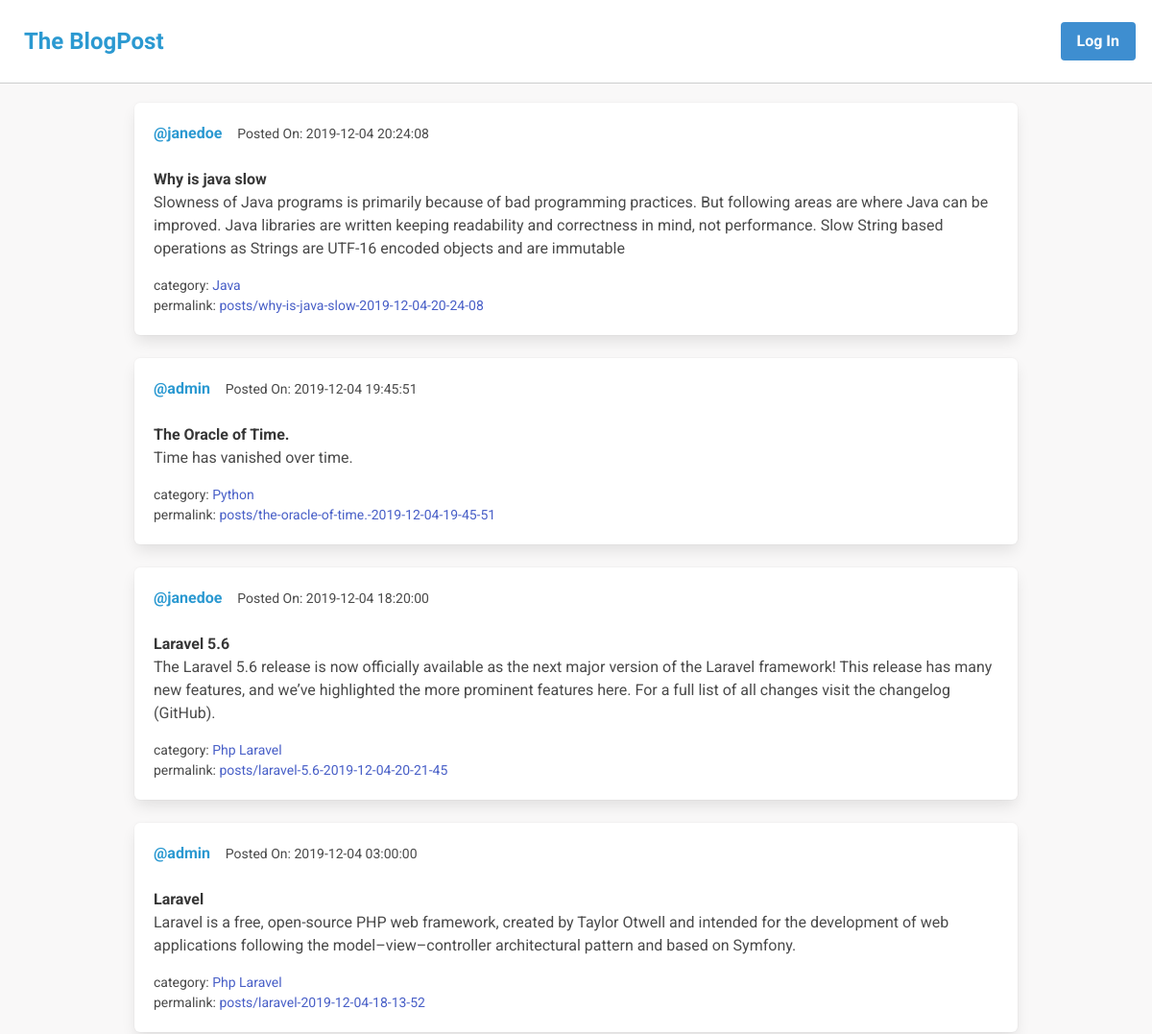
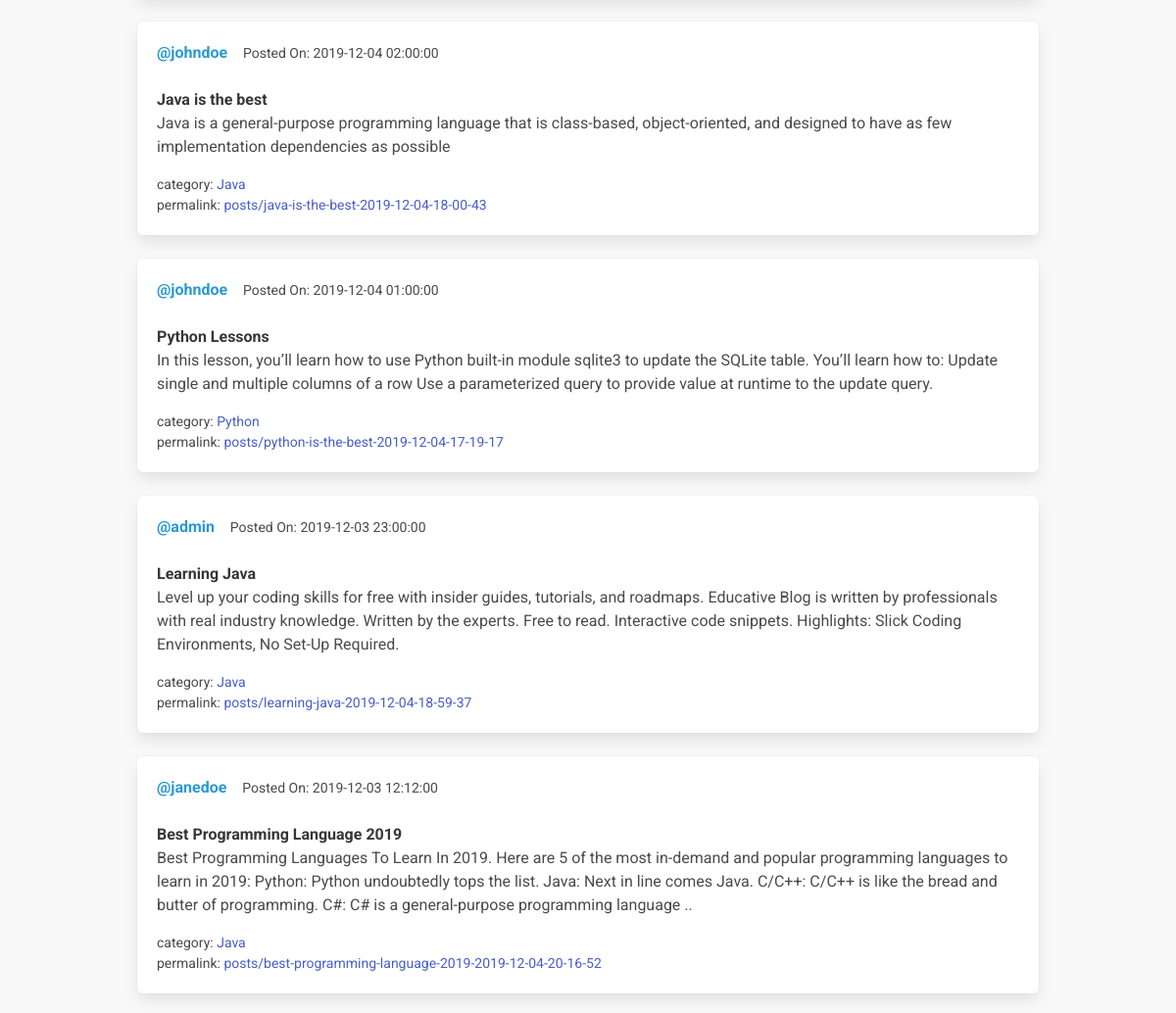
The page / on the database its author committed (2 pictures, top to bottom).
### tables this page shows
CREATE TABLE post(
id INTEGER PRIMARY KEY AUTOINCREMENT,
author TEXT,
title TEXT,
content TEXT,
publish_date TEXT,
permalink TEXT,
isPublished INTEGER DEFAULT 1,
category_id INTEGER
);

CREATE TABLE category(
id INTEGER PRIMARY KEY AUTOINCREMENT,
category_name TEXT
);

### models/User.py (models this page shows, shortened)
class User(UserMixin,db.Model):
    id = db.Column(db.Integer, primary_key=True)
    username = db.Column(db.String(64), index=True, unique=True)
    email = db.Column(db.String(120), index=True, unique=True)
    password_hash = db.Column(db.String(128))

### app.py (the view)
@app.route('/')
def index():
    posts=Post().view_all_post()
    return render_template("index.html",posts=posts)

### models/Post.py (called while the page is built)
    def view_all_post(self):
        query="""SELECT p.title, p.content, p.publish_date, p.permalink, u.username, c.category_name,c.id FROM post p
        inner join category c on c.id=p.category_id
        inner join user u on u.id = p.author
        WHERE isPublished=1 ORDER BY publish_date DESC"""
        result=self.fetch_all_rows(query)
        return result

### models/database.py (called while the page is built)
    def fetch_all_rows(self,query):
        conn=sqlite3.connect("./blog.db")
        cur=conn.cursor()
        cur.execute(query)
        all_rows=cur.fetchall()
        return all_rows

### templates/index.html (shortened to what this page needs)
{% extends "base.html" %}
{% block content %}
<div class="container">
    {%for post in posts%}
    <div class="box">
        <article class="media">
            <div class="media-content">
                <div class="content">
                    <p>
                    <strong style="color:#2B99D1;">@{{post[4]}}</strong> &nbsp; &nbsp;<small>Posted On: {{post[2]}}</small>
                    <br> <br>
                    <strong>{{post[0]}}</strong> <br>
                    {{post[1]}}
                    </p>
                    <p>
                        <small>category: <a href="/category/{{post[6]}}/posts">{{post[5]}}</a></small> <br>
                        <small>permalink: <a href="/posts/{{post[3]}}">posts/{{post[3]}}</a></small>
                    </p>
                </div>
            </div>
        </article>
    </div>
    {% endfor %}
</div>
{% endblock %}

### templates/base.html (shortened to what this page needs)
<html>
    <head>
        <link rel="stylesheet" href="https://cdnjs.cloudflare.com/ajax/libs/bulma/0.6.2/css/bulma.min.css" />
    </head>
    <body>
        <nav class="navbar" role="navigation" aria-label="main navigation">
            <div class="navbar-brand">
              <a href="/" class="logo">The BlogPost</a>
            </div>
            <div id="navbarBasicExample" class="navbar-menu">
            </div>
            <div class="navbar-end">
              <div class="navbar-item">
                <div class="buttons">
                  {% if current_user.is_anonymous %}
                  <a class="button is-info" href="{{url_for('login')}}">
                    <strong>Log In</strong>
                  </a>
                  {% else %}
                  <p style="padding: 0px 30px 10px 10px; ">Welcome <span style="color:#EE3E80"> {{current_user.username}} </span>:P</p>
                  <a class="button is-light" href="{{url_for('logout')}}">
                    Log Out
                  </a>
                  {% endif %}
                </div>
              </div>
            </div>
        </nav>
        {% block content %}{% endblock %}
    </body>
</html>

### templates/base.html (style rules this page uses)
body { font-family: 'Roboto', sans-serif; margin: 0; background-color: #F9F8F8; }
.navbar { padding:5px; background-color: #fff; border-bottom: 1px solid #CDCDCD; }
.logo { font-weight: bold; font-size: 1.5em; color:#2B99D1; padding:20px 20px; font-family: 'Freckle Face', cursive; }
.container { padding:20px; }

### rows shown on the page
post: username "janedoe", publish_date "2019-12-04 20:24:08", title "Why is java slow", content "Slowness of Java programs is primarily because of bad programming practices. But following areas are where Java can be improved. Java libraries are written keeping readability and correctness in mind, not performance. Slow String based operations as Strings are UTF-16 encoded objects and are immutable", category_name "Java", permalink "why-is-java-slow-2019-12-04-20-24-08"
post: username "admin", publish_date "2019-12-04 19:45:51", title "The Oracle of Time.", content "Time has vanished over time.", category_name "Python", permalink "the-oracle-of-time.-2019-12-04-19-45-51"
post: username "janedoe", publish_date "2019-12-04 18:20:00", title "Laravel 5.6", content "The Laravel 5.6 release is now officially available as the next major version of the Laravel framework! This release has many new features, and we’ve highlighted the more prominent features here. For a full list of all changes visit the changelog (GitHub).", category_name "Php Laravel", permalink "laravel-5.6-2019-12-04-20-21-45"
post: username "admin", publish_date "2019-12-04 03:00:00", title "Laravel", content "Laravel is a free, open-source PHP web framework, created by Taylor Otwell and intended for the development of web applications following the model–view–controller architectural pattern and based on Symfony.", category_name "Php Laravel", permalink "laravel-2019-12-04-18-13-52"
post: username "johndoe", publish_date "2019-12-04 02:00:00", title "Java is the best", content "Java is a general-purpose programming language that is class-based, object-oriented, and designed to have as few implementation dependencies as possible", category_name "Java", permalink "java-is-the-best-2019-12-04-18-00-43"
post: username "johndoe", publish_date "2019-12-04 01:00:00", title "Python Lessons", content "In this lesson, you’ll learn how to use Python built-in module sqlite3 to update the SQLite table. You’ll learn how to: Update single and multiple columns of a row Use a parameterized query to provide value at runtime to the update query.", category_name "Python", permalink "python-is-the-best-2019-12-04-17-19-17"
post: username "admin", publish_date "2019-12-03 23:00:00", title "Learning Java", content "Level up your coding skills for free with insider guides, tutorials, and roadmaps. Educative Blog is written by professionals with real industry knowledge. Written by the experts. Free to read. Interactive code snippets. Highlights: Slick Coding Environments, No Set-Up Required.", category_name "Java", permalink "learning-java-2019-12-04-18-59-37"
post: username "janedoe", publish_date "2019-12-03 12:12:00", title "Best Programming Language 2019", content "Best Programming Languages To Learn In 2019. Here are 5 of the most in-demand and popular programming languages to learn in 2019: Python: Python undoubtedly tops the list. Java: Next in line comes Java. C/C++: C/C++ is like the bread and butter of programming. C#: C# is a general-purpose programming language ..", category_name "Java", permalink "best-programming-language-2019-2019-12-04-20-16-52"
